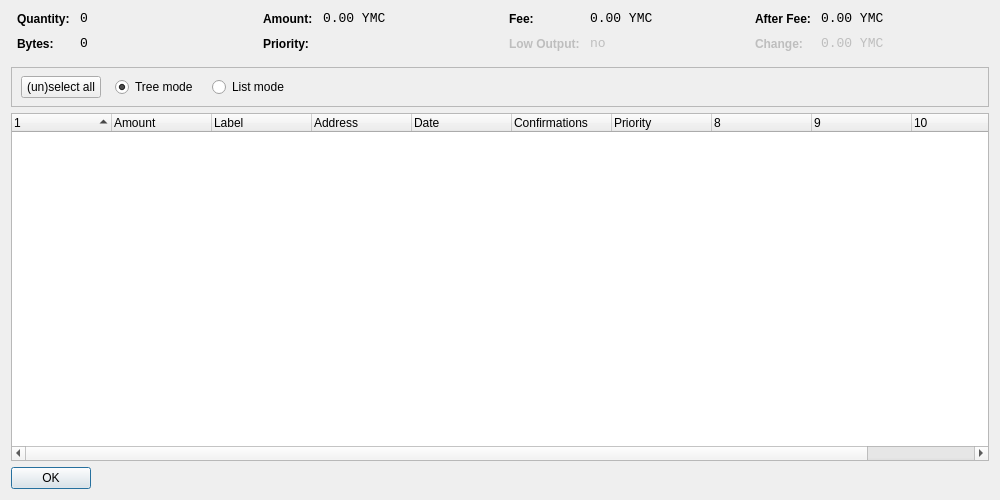
<?xml version="1.0" encoding="UTF-8"?>
<ui version="4.0">
 <class>CoinControlDialog</class>
 <widget class="QDialog" name="CoinControlDialog">
  <property name="geometry">
   <rect>
    <x>0</x>
    <y>0</y>
    <width>1000</width>
    <height>500</height>
   </rect>
  </property>
  <property name="windowTitle">
   <string>Coin Control</string>
  </property>
  <layout class="QVBoxLayout" name="verticalLayout">
   <item>
    <layout class="QHBoxLayout" name="horizontalLayoutTop" stretch="0,0,0,0">
     <property name="topMargin">
      <number>0</number>
     </property>
     <property name="bottomMargin">
      <number>10</number>
     </property>
     <item>
      <layout class="QFormLayout" name="formLayoutCoinControl1">
       <property name="horizontalSpacing">
        <number>10</number>
       </property>
       <property name="verticalSpacing">
        <number>10</number>
       </property>
       <property name="leftMargin">
        <number>6</number>
       </property>
       <property name="rightMargin">
        <number>6</number>
       </property>
       <item row="0" column="0">
        <widget class="QLabel" name="labelCoinControlQuantityText">
         <property name="styleSheet">
          <string notr="true">font-weight:bold;</string>
         </property>
         <property name="text">
          <string>Quantity:</string>
         </property>
        </widget>
       </item>
       <item row="0" column="1">
        <widget class="QLabel" name="labelCoinControlQuantity">
         <property name="font">
          <font>
           <family>Monospace</family>
           <pointsize>10</pointsize>
          </font>
         </property>
         <property name="cursor">
          <cursorShape>IBeamCursor</cursorShape>
         </property>
         <property name="contextMenuPolicy">
          <enum>Qt::ActionsContextMenu</enum>
         </property>
         <property name="text">
          <string>0</string>
         </property>
         <property name="textInteractionFlags">
          <set>Qt::LinksAccessibleByMouse|Qt::TextSelectableByKeyboard|Qt::TextSelectableByMouse</set>
         </property>
        </widget>
       </item>
       <item row="1" column="0">
        <widget class="QLabel" name="labelCoinControlBytesText">
         <property name="styleSheet">
          <string notr="true">font-weight:bold;</string>
         </property>
         <property name="text">
          <string>Bytes:</string>
         </property>
        </widget>
       </item>
       <item row="1" column="1">
        <widget class="QLabel" name="labelCoinControlBytes">
         <property name="font">
          <font>
           <family>Monospace</family>
           <pointsize>10</pointsize>
          </font>
         </property>
         <property name="cursor">
          <cursorShape>IBeamCursor</cursorShape>
         </property>
         <property name="contextMenuPolicy">
          <enum>Qt::ActionsContextMenu</enum>
         </property>
         <property name="text">
          <string>0</string>
         </property>
         <property name="textInteractionFlags">
          <set>Qt::LinksAccessibleByMouse|Qt::TextSelectableByKeyboard|Qt::TextSelectableByMouse</set>
         </property>
        </widget>
       </item>
      </layout>
     </item>
     <item>
      <layout class="QFormLayout" name="formLayoutCoinControl2">
       <property name="horizontalSpacing">
        <number>10</number>
       </property>
       <property name="verticalSpacing">
        <number>10</number>
       </property>
       <property name="leftMargin">
        <number>6</number>
       </property>
       <property name="rightMargin">
        <number>6</number>
       </property>
       <item row="0" column="0">
        <widget class="QLabel" name="labelCoinControlAmountText">
         <property name="styleSheet">
          <string notr="true">font-weight:bold;</string>
         </property>
         <property name="text">
          <string>Amount:</string>
         </property>
        </widget>
       </item>
       <item row="0" column="1">
        <widget class="QLabel" name="labelCoinControlAmount">
         <property name="font">
          <font>
           <family>Monospace</family>
           <pointsize>10</pointsize>
          </font>
         </property>
         <property name="cursor">
          <cursorShape>IBeamCursor</cursorShape>
         </property>
         <property name="contextMenuPolicy">
          <enum>Qt::ActionsContextMenu</enum>
         </property>
         <property name="text">
          <string>0.00 YMC</string>
         </property>
         <property name="textInteractionFlags">
          <set>Qt::LinksAccessibleByMouse|Qt::TextSelectableByKeyboard|Qt::TextSelectableByMouse</set>
         </property>
        </widget>
       </item>
       <item row="1" column="0">
        <widget class="QLabel" name="labelCoinControlPriorityText">
         <property name="styleSheet">
          <string notr="true">font-weight:bold;</string>
         </property>
         <property name="text">
          <string>Priority:</string>
         </property>
        </widget>
       </item>
       <item row="1" column="1">
        <widget class="QLabel" name="labelCoinControlPriority">
         <property name="font">
          <font>
           <family>Monospace</family>
           <pointsize>10</pointsize>
          </font>
         </property>
         <property name="cursor">
          <cursorShape>IBeamCursor</cursorShape>
         </property>
         <property name="contextMenuPolicy">
          <enum>Qt::ActionsContextMenu</enum>
         </property>
         <property name="text">
          <string/>
         </property>
         <property name="textInteractionFlags">
          <set>Qt::LinksAccessibleByMouse|Qt::TextSelectableByKeyboard|Qt::TextSelectableByMouse</set>
         </property>
        </widget>
       </item>
      </layout>
     </item>
     <item>
      <layout class="QFormLayout" name="formLayoutCoinControl3">
       <property name="horizontalSpacing">
        <number>10</number>
       </property>
       <property name="verticalSpacing">
        <number>10</number>
       </property>
       <property name="leftMargin">
        <number>6</number>
       </property>
       <property name="rightMargin">
        <number>6</number>
       </property>
       <item row="0" column="0">
        <widget class="QLabel" name="labelCoinControlFeeText">
         <property name="styleSheet">
          <string notr="true">font-weight:bold;</string>
         </property>
         <property name="text">
          <string>Fee:</string>
         </property>
        </widget>
       </item>
       <item row="0" column="1">
        <widget class="QLabel" name="labelCoinControlFee">
         <property name="font">
          <font>
           <family>Monospace</family>
           <pointsize>10</pointsize>
          </font>
         </property>
         <property name="cursor">
          <cursorShape>IBeamCursor</cursorShape>
         </property>
         <property name="contextMenuPolicy">
          <enum>Qt::ActionsContextMenu</enum>
         </property>
         <property name="text">
          <string>0.00 YMC</string>
         </property>
         <property name="textInteractionFlags">
          <set>Qt::LinksAccessibleByMouse|Qt::TextSelectableByKeyboard|Qt::TextSelectableByMouse</set>
         </property>
        </widget>
       </item>
       <item row="1" column="0">
        <widget class="QLabel" name="labelCoinControlLowOutputText">
         <property name="enabled">
          <bool>false</bool>
         </property>
         <property name="styleSheet">
          <string notr="true">font-weight:bold;</string>
         </property>
         <property name="text">
          <string>Low Output:</string>
         </property>
        </widget>
       </item>
       <item row="1" column="1">
        <widget class="QLabel" name="labelCoinControlLowOutput">
         <property name="enabled">
          <bool>false</bool>
         </property>
         <property name="font">
          <font>
           <family>Monospace</family>
           <pointsize>10</pointsize>
          </font>
         </property>
         <property name="cursor">
          <cursorShape>IBeamCursor</cursorShape>
         </property>
         <property name="contextMenuPolicy">
          <enum>Qt::ActionsContextMenu</enum>
         </property>
         <property name="text">
          <string>no</string>
         </property>
         <property name="textInteractionFlags">
          <set>Qt::LinksAccessibleByMouse|Qt::TextSelectableByKeyboard|Qt::TextSelectableByMouse</set>
         </property>
        </widget>
       </item>
      </layout>
     </item>
     <item>
      <layout class="QFormLayout" name="formLayoutCoinControl4">
       <property name="horizontalSpacing">
        <number>10</number>
       </property>
       <property name="verticalSpacing">
        <number>10</number>
       </property>
       <property name="leftMargin">
        <number>6</number>
       </property>
       <property name="rightMargin">
        <number>6</number>
       </property>
       <item row="0" column="0">
        <widget class="QLabel" name="labelCoinControlAfterFeeText">
         <property name="styleSheet">
          <string notr="true">font-weight:bold;</string>
         </property>
         <property name="text">
          <string>After Fee:</string>
         </property>
        </widget>
       </item>
       <item row="0" column="1">
        <widget class="QLabel" name="labelCoinControlAfterFee">
         <property name="font">
          <font>
           <family>Monospace</family>
           <pointsize>10</pointsize>
          </font>
         </property>
         <property name="cursor">
          <cursorShape>IBeamCursor</cursorShape>
         </property>
         <property name="contextMenuPolicy">
          <enum>Qt::ActionsContextMenu</enum>
         </property>
         <property name="text">
          <string>0.00 YMC</string>
         </property>
         <property name="textInteractionFlags">
          <set>Qt::LinksAccessibleByMouse|Qt::TextSelectableByKeyboard|Qt::TextSelectableByMouse</set>
         </property>
        </widget>
       </item>
       <item row="1" column="0">
        <widget class="QLabel" name="labelCoinControlChangeText">
         <property name="enabled">
          <bool>false</bool>
         </property>
         <property name="styleSheet">
          <string notr="true">font-weight:bold;</string>
         </property>
         <property name="text">
          <string>Change:</string>
         </property>
        </widget>
       </item>
       <item row="1" column="1">
        <widget class="QLabel" name="labelCoinControlChange">
         <property name="enabled">
          <bool>false</bool>
         </property>
         <property name="font">
          <font>
           <family>Monospace</family>
           <pointsize>10</pointsize>
          </font>
         </property>
         <property name="cursor">
          <cursorShape>IBeamCursor</cursorShape>
         </property>
         <property name="contextMenuPolicy">
          <enum>Qt::ActionsContextMenu</enum>
         </property>
         <property name="text">
          <string>0.00 YMC</string>
         </property>
         <property name="textInteractionFlags">
          <set>Qt::LinksAccessibleByMouse|Qt::TextSelectableByKeyboard|Qt::TextSelectableByMouse</set>
         </property>
        </widget>
       </item>
      </layout>
     </item>
    </layout>
   </item>
   <item>
    <widget class="QFrame" name="frame">
     <property name="minimumSize">
      <size>
       <width>0</width>
       <height>40</height>
      </size>
     </property>
     <property name="frameShape">
      <enum>QFrame::StyledPanel</enum>
     </property>
     <property name="frameShadow">
      <enum>QFrame::Sunken</enum>
     </property>
     <widget class="QWidget" name="horizontalLayoutWidget">
      <property name="geometry">
       <rect>
        <x>10</x>
        <y>0</y>
        <width>781</width>
        <height>41</height>
       </rect>
      </property>
      <layout class="QHBoxLayout" name="horizontalLayoutPanel" stretch="0,0,0,0,0">
       <property name="spacing">
        <number>14</number>
       </property>
       <item>
        <widget class="QPushButton" name="pushButtonSelectAll">
         <property name="sizePolicy">
          <sizepolicy hsizetype="Maximum" vsizetype="Fixed">
           <horstretch>0</horstretch>
           <verstretch>0</verstretch>
          </sizepolicy>
         </property>
         <property name="text">
          <string>(un)select all</string>
         </property>
        </widget>
       </item>
       <item>
        <widget class="QRadioButton" name="radioTreeMode">
         <property name="sizePolicy">
          <sizepolicy hsizetype="Maximum" vsizetype="Fixed">
           <horstretch>0</horstretch>
           <verstretch>0</verstretch>
          </sizepolicy>
         </property>
         <property name="text">
          <string>Tree mode</string>
         </property>
         <property name="checked">
          <bool>true</bool>
         </property>
        </widget>
       </item>
       <item>
        <widget class="QRadioButton" name="radioListMode">
         <property name="sizePolicy">
          <sizepolicy hsizetype="Maximum" vsizetype="Fixed">
           <horstretch>0</horstretch>
           <verstretch>0</verstretch>
          </sizepolicy>
         </property>
         <property name="text">
          <string>List mode</string>
         </property>
        </widget>
       </item>
       <item>
        <spacer name="horizontalSpacer">
         <property name="orientation">
          <enum>Qt::Horizontal</enum>
         </property>
         <property name="sizeHint" stdset="0">
          <size>
           <width>40</width>
           <height>20</height>
          </size>
         </property>
        </spacer>
       </item>
      </layout>
     </widget>
    </widget>
   </item>
   <item>
    <widget class="CoinControlTreeWidget" name="treeWidget">
     <property name="contextMenuPolicy">
      <enum>Qt::CustomContextMenu</enum>
     </property>
     <property name="sortingEnabled">
      <bool>false</bool>
     </property>
     <property name="columnCount">
      <number>11</number>
     </property>
     <attribute name="headerShowSortIndicator" stdset="0">
      <bool>true</bool>
     </attribute>
     <attribute name="headerStretchLastSection">
      <bool>false</bool>
     </attribute>
     <column>
      <property name="text">
       <string/>
      </property>
     </column>
     <column>
      <property name="text">
       <string>Amount</string>
      </property>
     </column>
     <column>
      <property name="text">
       <string>Label</string>
      </property>
     </column>
     <column>
      <property name="text">
       <string>Address</string>
      </property>
     </column>
     <column>
      <property name="text">
       <string>Date</string>
      </property>
     </column>
     <column>
      <property name="text">
       <string>Confirmations</string>
      </property>
      <property name="toolTip">
       <string>Confirmed</string>
      </property>
     </column>
     <column>
      <property name="text">
       <string>Priority</string>
      </property>
     </column>
     <column>
      <property name="text">
       <string/>
      </property>
     </column>
     <column>
      <property name="text">
       <string/>
      </property>
     </column>
     <column>
      <property name="text">
       <string/>
      </property>
     </column>
     <column>
      <property name="text">
       <string/>
      </property>
     </column>
    </widget>
   </item>
   <item>
    <widget class="QDialogButtonBox" name="buttonBox">
     <property name="sizePolicy">
      <sizepolicy hsizetype="Maximum" vsizetype="Fixed">
       <horstretch>0</horstretch>
       <verstretch>0</verstretch>
      </sizepolicy>
     </property>
     <property name="orientation">
      <enum>Qt::Horizontal</enum>
     </property>
     <property name="standardButtons">
      <set>QDialogButtonBox::Ok</set>
     </property>
    </widget>
   </item>
  </layout>
 </widget>
 <customwidgets>
  <customwidget>
   <class>CoinControlTreeWidget</class>
   <extends>QTreeWidget</extends>
   <header>coincontroltreewidget.h</header>
  </customwidget>
 </customwidgets>
 <resources/>
 <connections/>
</ui>
